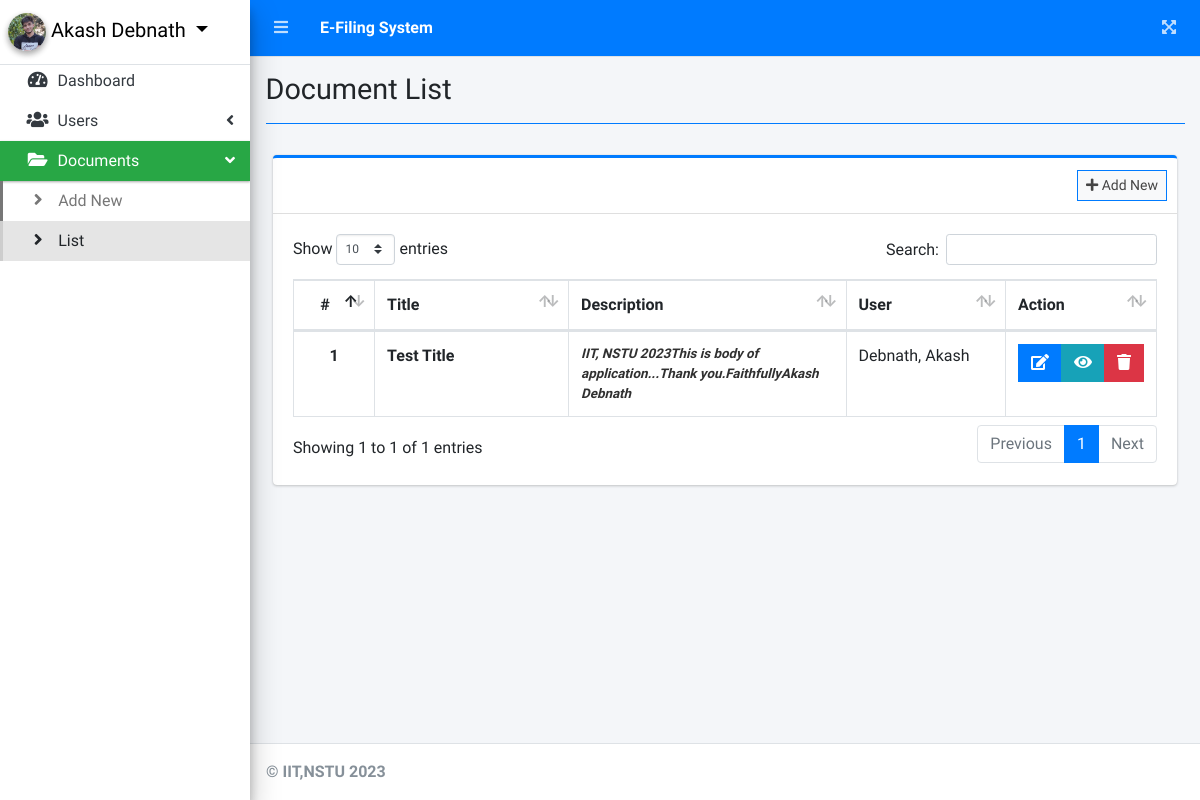
Screenshot of /index.php?page=document_list (signed in) with the database file from the repository.
### tables this page shows
CREATE TABLE `documents` (
  `id` int NOT NULL AUTO_INCREMENT,
  `title` varchar(200) NOT NULL,
  `description` text NOT NULL,
  `file_json` text NOT NULL,
  `user_id` int NOT NULL,
  `date_created` datetime NOT NULL DEFAULT CURRENT_TIMESTAMP,
  PRIMARY KEY (`id`)
);

### document_list.php (the view, shortened to what this page needs)
<?php include'db_connect.php' ?>
<div class="col-lg-12">
	<div class="card card-outline card-primary">
		<div class="card-header">
			<div class="card-tools">
				<a class="btn btn-block btn-sm btn-default btn-flat border-primary" href="./index.php?page=new_document"><i class="fa fa-plus"></i> Add New</a>
			</div>
		</div>
		<div class="card-body">
			<table class="table tabe-hover table-bordered" id="list">
			     <?php if($_SESSION['login_type'] == 1 ): ?>
				<colgroup>
					<col width="10%">
					<col width="25%">
					<col width="35%">
					<col width="20%">
					<col width="10%">
				</colgroup>
			    <?php endif; ?>
				<thead>
					<tr>
						<th class="text-center">#</th>
						<th>Title</th>
						<th>Description</th>
					     <?php if($_SESSION['login_type'] == 1 ): ?>
						<th>User</th>
					    <?php endif; ?>
						<th>Action</th>
					</tr>
				</thead>
				<tbody>
					<?php
					$i = 1;
					$where = '';
					if($_SESSION['login_type'] == 1 ):
					$user = $conn->query("SELECT * FROM users where id in (SELECT user_id FROM documents) ");
					while($row = $user->fetch_assoc()){
						$uname[$row['id']] = ucwords($row['lastname'].', '.$row['firstname'].' '.$row['middlename']);
					}
					else:
						$where = " where user_id = '{$_SESSION['login_id']}' ";
					endif;
					$qry = $conn->query("SELECT * FROM documents $where order by unix_timestamp(date_created) desc ");
					while($row= $qry->fetch_assoc()):
						$trans = get_html_translation_table(HTML_ENTITIES,ENT_QUOTES);
						unset($trans["\""], $trans["<"], $trans[">"], $trans["<h2"]);
						$desc = strtr(html_entity_decode($row['description']),$trans);
						$desc=str_replace(array("<li>","</li>"), array("",", "), $desc);
					?>
					<tr>
						<th class="text-center"><?php echo $i++ ?></th>
						<td><b><?php echo ucwords($row['title']) ?></b></td>
						<td><b class="truncate"><?php echo strip_tags($desc) ?></b></td>
						  <?php if($_SESSION['login_type'] == 1 ): ?>
						<td><?php echo isset($uname[$row['user_id']]) ? $uname[$row['user_id']] : "Deleted User" ?></td>
					    <?php endif; ?>
						<td class="text-center">
		                    <div class="btn-group">
		                        <a href="./index.php?page=edit_document&id=<?php echo $row['id'] ?>" class="btn btn-primary btn-flat">
		                          <i class="fas fa-edit"></i>
		                        </a>
		                        <a  href="./index.php?page=view_document&id=<?php echo md5($row['id']) ?>" class="btn btn-info btn-flat">
		                          <i class="fas fa-eye"></i>
		                        </a>
		                        <button type="button" class="btn btn-danger btn-flat delete_document" data-id="<?php echo $row['id'] ?>">
		                          <i class="fas fa-trash"></i>
		                        </button>
	                      </div>
						</td>
					</tr>
				<?php endwhile; ?>
				</tbody>
			</table>
		</div>
	</div>
</div>

### rows the page displays
documents: title "Test Title", description "IIT, NSTU 2023This is body of application...Thank you.FaithfullyAkash Debnath", user "Debnath, Akash"

### other values shown
$_SESSION['login_firstname'].' '.$_SESSION['login_lastname'] "Akash Debnath"
$title "Document List"
